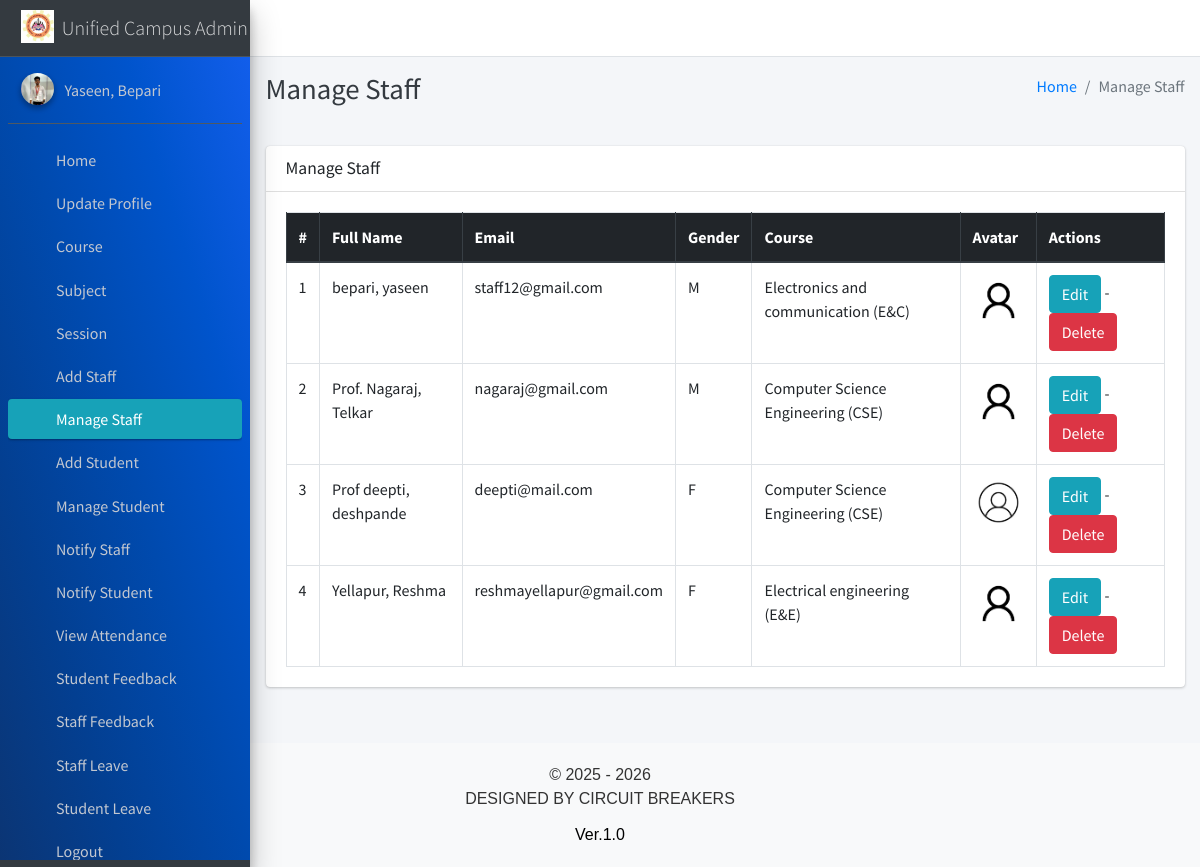
Page /staff/manage/ (signed in) on the committed database.
### main_app/models.py (models this page shows, shortened)
class CustomUser(AbstractUser):
    USER_TYPE = ((1, "HOD"), (2, "Staff"), (3, "Student"))
    GENDER = [("M", "Male"), ("F", "Female")]
    username = None  # Removed username, using email instead
    email = models.EmailField(unique=True)
    user_type = models.CharField(default='1', choices=USER_TYPE, max_length=1)
    gender = models.CharField(max_length=1, choices=GENDER)
    profile_pic = models.ImageField()
    address = models.TextField()
    fcm_token = models.TextField(default="")  # For firebase notifications
    created_at = models.DateTimeField(auto_now_add=True)
    updated_at = models.DateTimeField(auto_now=True)
    USERNAME_FIELD = "email"
    REQUIRED_FIELDS = []
    objects = CustomUserManager()
    def __str__(self):
        return self.last_name + ", " + self.first_name

class Staff(models.Model):
    course = models.ForeignKey(Course, on_delete=models.DO_NOTHING, null=True, blank=False)
    admin = models.OneToOneField(CustomUser, on_delete=models.CASCADE)

class Course(models.Model):
    name = models.CharField(max_length=120)
    created_at = models.DateTimeField(auto_now_add=True)
    updated_at = models.DateTimeField(auto_now=True)

### main_app/hod_views.py (the view)
# urls.py: path("staff/manage/", hod_views.manage_staff, name='manage_staff'),
def manage_staff(request):
    allStaff = CustomUser.objects.filter(user_type=2)
    context = {
        'allStaff': allStaff,
        'page_title': 'Manage Staff'
    }
    return render(request, "hod_template/manage_staff.html", context)

### main_app/templates/hod_template/manage_staff.html
{% extends 'main_app/base.html' %}
{% load static %}
{% block page_title %}{{page_title}}{% endblock page_title %}
{% block content %}
<section class="content">
    <div class="container-fluid">
        <div class="row">
            <div class="col-md-12">
                <div class="card">
                    <div class="card-header">
                        <h3 class="card-title">{{page_title}}</h3>
                    </div>
                    <div class="card-body">
                        <table id="example2" class="table table-bordered table-hover">
                            <thead class="thead-dark">
                                <tr>
                                    <th>#</th>
                                    <th>Full Name</th>
                                    <th>Email</th>
                                    <th>Gender</th>
                                    <th>Course</th>
                                    <th>Avatar</th>
                                    <th>Actions</th>
                                </tr>
                            </thead>
                            <tbody>
                                {% for staff in allStaff %}
                                <tr>
                                    <td>{{ forloop.counter }}</td>
                                    <td>{{staff.last_name}}, {{staff.first_name}}</td>
                                    <td>{{staff.email}}</td>
                                    <td>{{staff.gender}}</td>
                                    <td>{{staff.staff.course.name}}</td>
                                    <td>
                                        {% if staff.profile_pic == ""  %}
                                        No Image
                                        {% else %}
                                        <img class="img img-fluid mb-2" height="56" width="56"
                                            src="{{staff.profile_pic}}" alt="">
                                        {% endif %}
                                    </td>
                                    <td>
                                        <a href="{% url 'edit_staff' staff.staff.id %}" class="btn btn-info">Edit</a> -
                                        <a href="{% url 'delete_staff' staff.staff.id %}" class="btn btn-danger" onclick="return confirm('Are you sure about this ?')">Delete</a>
                                    </td>
                                </tr>
                                {% endfor %}
                            </tbody>
                        </table>
                    </div>
                </div>
            </div>
        </div>
    </div>
</section>
{% endblock content %}

### main_app/templates/main_app/sidebar_template.html (shortened to what this page needs)
{% load static %}
<aside class="main-sidebar sidebar-dark-info elevation-4">
    {% if request.user.user_type == '1' %}
    <a href="{% url 'admin_home' %}" class="brand-link">
        <img src="{% static 'dist/img/agm logo.jpg' %} " alt="AGMR LOGO"
            class="brand-image " >
        <span class="brand-text font-weight-light" >Unified Campus Admin Panel</span>
    </a>
    <div class="sidebar" style="background-image: linear-gradient(to right top, #0b3574, #033f91, #004aae, #0054cc, #125eeb);">
        <div class="user-panel mt-3 pb-3 mb-3 d-flex">
            <div class="image">
                <img src="{{ request.user.profile_pic}}" class="img-circle elevation-2" alt="User Image">
            </div>
            <div class="info">
                <a href="#" class="d-block">{{user}}</a>
            </div>
        </div>
        <nav class="mt-2">
            <ul class="nav nav-pills nav-sidebar flex-column" data-widget="treeview" role="menu" data-accordion="false">
                <li class="nav-item">
                    {% url 'admin_home' as admin_home %}
                    <a href="{{admin_home}}" class="nav-link {% if admin_home == request.path %} active {% endif %}">
                        <i class="nav-icon fas fa-home"></i>
                        <p>
                            Home
                        </p>
                    </a>
                </li>
                <li class="nav-item">
                    {% url 'admin_view_profile' as admin_view_profile %}
                    <a href="{{admin_view_profile}}"
                        class="nav-link {% if admin_view_profile == request.path %} active {% endif %}">
                        <i class="nav-icon fas fa-address-card"></i>
                        <p>
                            Update Profile
                        </p>
                    </a>
                </li>
                <li class="nav-item has-treeview">
                    <a href="#" class="nav-link" >
                        <i class="nav-icon fas fa-bookmark"></i>
                        <p>
                            Course
                            <i class="fas fa-angle-left right"></i>
                        </p>
                    </a>
                </li>
                <li class="nav-item has-treeview">
                    <a href="#" class="nav-link">
                        <i class="nav-icon fas fa-book"></i>
                        <p>
                            Subject
                            <i class="fas fa-angle-left right"></i>
                        </p>
                    </a>
                </li>
                <li class="nav-item has-treeview">
                    <a href="#" class="nav-link">
                        <i  class="nav-icon fas fa-clock"></i>
                        <p>
                            Session
                            <i class="fas fa-angle-left right"></i>
                        </p>
                    </a>
                </li>
                <li class="nav-item">
                    {% url 'add_staff' as add_staff %}
                    <a href="{{add_staff}}" class="nav-link {% if add_staff == request.path %} active {% endif %}">
                        <i class="nav-icon fas fa-user-plus"></i>
                        <p>
                            Add Staff
                        </p>
                    </a>
                </li>
                <li class="nav-item">
                    {% url 'manage_staff' as manage_staff %}
                    {% url 'edit_staff' staff_id as edit_staff %}
                    <a href="{{manage_staff}}"
                        class="nav-link {% if manage_staff == request.path or request.path == edit_staff %} active {% endif %}">
                        <i class="nav-icon fas fa-th"></i>
                        <p>
                            Manage Staff
                        </p>
                    </a>
                </li>
                <li class="nav-item">
                    {% url 'add_student' as add_student%}
                    <a href="{{add_student}}" class="nav-link  {% if add_student == request.path %} active {% endif %}">
                        <i class="nav-icon fas fa-user-plus"></i>
                        <p>
                            Add Student
                        </p>
                    </a>
                </li>
                <li class="nav-item">
                    {% url 'manage_student' as manage_student %}
                    {% url 'edit_student' student_id as edit_student %}
                    <a href="{{manage_student}}"
                        class="nav-link  {% if edit_student == request.path or manage_student == request.path %} active {% endif %}">
                        <i class="nav-icon fas fa-th"></i>
                        <p>
                            Manage Student
                        </p>
                    </a>
                </li>
                <li class="nav-item">
                    {% url 'admin_notify_staff' as admin_notify_staff %}
                    <a href="{{admin_notify_staff}}"
                        class="nav-link {% if admin_notify_staff == request.path %} active {% endif %}">
                        <i class="nav-icon fas fa-bullhorn"></i>
                        <p>
                            Notify Staff
                        </p>
                    </a>
                </li>
                <li class="nav-item">
                    {% url 'admin_notify_student' as admin_notify_student %}
                    <a href="{{admin_notify_student}}"
                        class="nav-link {% if admin_notify_student == request.path %} active {% endif %}">
                        <i class="nav-icon fas fa-bullhorn"></i>
                        <p>
                            Notify Student
                        </p>
                    </a>
                </li>
                <li class="nav-item">
                    {% url 'admin_view_attendance' as admin_view_attendance %}
                <li class="nav-item">
                    <a href="{{admin_view_attendance}}"
                        class="nav-link  {% if admin_view_attendance == request.path %} active {% endif %}">
                        <i class="nav-icon fas fa-calendar-alt"></i>
                        <p>
                            View Attendance
                        </p>
                    </a>
                </li>
                <li class="nav-item">
                    {% url 'student_feedback_message' as student_feedback_message %}
                    <a href="{{ student_feedback_message }}"
                        class="nav-link  {% if student_feedback_message == request.path %} active {% endif %}">
                        <i class="nav-icon fas fa-comment-alt"></i>
                        <p>
                            Student Feedback
                        </p>
                    </a>
                </li>
                <li class="nav-item">
                    {% url 'staff_feedback_message' as staff_feedback_message %}
                    <a href="{{staff_feedback_message}}"
                        class="nav-link   {% if staff_feedback_message == request.path %} active {% endif %}">
                        <i  class="nav-icon fas fa-comment"></i>
                        <p>
                            Staff Feedback
                        </p>
                    </a>
                </li>
                <li class="nav-item">
                    {% url 'view_staff_leave' as view_staff_leave %}
                    <a href="{{view_staff_leave}}"
                        class="nav-link  {% if view_staff_leave == request.path %} active {% endif %}">
                        <i  class="nav-icon fas fa-check-double"></i>
                        <p>
                            Staff Leave
                        </p>
                    </a>
                </li>
                <li class="nav-item">
                    {% url 'view_student_leave' as view_student_leave %}
                    <a href="{% url 'view_student_leave' %}"
                        class="nav-link  {% if view_student_leave == request.path %} active {% endif %}">
                        <i  class="nav-icon fas fa-check-double"></i>
                        <p>
                            Student Leave
                        </p>
                    </a>
                </li>
                                        {% endif %}
                                        <li class="nav-item">
                                            <a href="{% url 'user_logout' %}"
                                                onclick="return confirm('Your session would be terminated.\n\nProceed?')"
                                                class="nav-link">
                                                <i  style="color: #ff0000"  class="nav-icon fas fa-power-off"></i>
                                                <p>
                                                    Logout
                                                </p>
                                            </a>
                                        </li>
                                    </ul>
                                </nav>
                            </div>
</aside>

### rows in the picture
CustomUser: last_name+first_name "Yaseen, Bepari"
CustomUser: last_name "bepari", first_name "yaseen", email "staff12@gmail.com", gender "M", staff.course.name "Electronics and communication (E&C)", profile_pic (picture)
CustomUser: last_name "Prof. Nagaraj", first_name "Telkar", email "nagaraj@gmail.com", gender "M", staff.course.name "Computer Science Engineering (CSE)", profile_pic (picture)
CustomUser: last_name "Prof deepti", first_name "deshpande", email "deepti@mail.com", gender "F", staff.course.name "Computer Science Engineering (CSE)", profile_pic (picture)
CustomUser: last_name "Yellapur", first_name "Reshma", email "reshmayellapur@gmail.com", gender "F", staff.course.name "Electrical engineering (E&E)", profile_pic (picture)

### other values in the picture
{{ page_title }} "Manage Staff"
